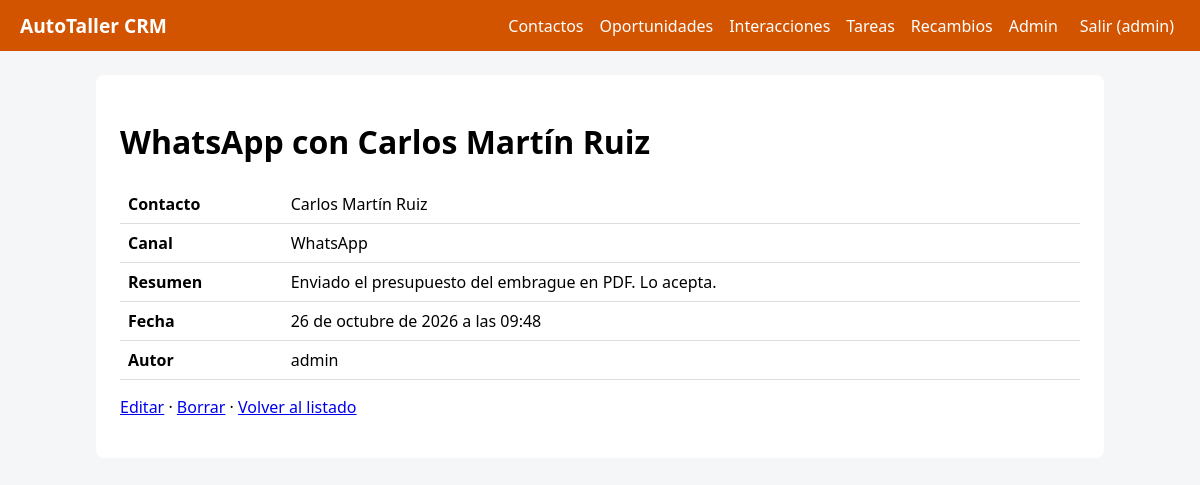
Screenshot of /interacciones/2/ (signed in) with the database file from the repository.
### interacciones/models.py (models this page shows)
class Interaccion(models.Model):
    CANALES = [
        ('llamada', 'Llamada'),
        ('email', 'Email'),
        ('reunion', 'Reunión'),
        ('nota', 'Nota'),
        ('whatsapp', 'WhatsApp'),           # Avisos de "tu coche está listo" y envío de presupuestos
        ('mostrador', 'En mostrador'),      # Cliente que pasa por el taller en persona
    ]
    contacto = models.ForeignKey(
        'contactos.Contacto',
        on_delete=models.CASCADE,
        related_name='interacciones'
    )
    canal = models.CharField(
        max_length=20,
        choices=CANALES,
        default='nota'
    )
    resumen = models.TextField()
    fecha = models.DateTimeField(default=timezone.now)
    autor = models.ForeignKey(
        'auth.User',
        on_delete=models.SET_NULL,
        null=True,
        blank=True
    )
    class Meta:
        ordering = ['-fecha']
        verbose_name_plural = 'interacciones'
    def __str__(self):
        return f'{self.get_canal_display()} con {self.contacto}'

### contactos/models.py (models this page shows, shortened)
class Contacto(models.Model):
    TIPOS = [
        ('particular', 'Cliente particular'),
        ('empresa', 'Empresa / flota'),
        ('proveedor', 'Proveedor de recambios'),   # OJO: el módulo recambios filtra por este valor
        ('aseguradora', 'Aseguradora'),
        ('otro', 'Otro'),
    ]
    nombre = models.CharField(max_length=120)                        # Texto corto. max_length es OBLIGATORIO
    tipo = models.CharField(max_length=20, choices=TIPOS, default='particular')  # choices -> desplegable en formularios
    email = models.EmailField(blank=True)                            # blank=True -> se puede dejar vacío
    telefono = models.CharField(max_length=30, blank=True)           # Teléfono como texto (admite +34, espacios)
    notas = models.TextField(blank=True)                             # Texto largo
    creado = models.DateTimeField(auto_now_add=True)                 # auto_now_add -> fecha de creación automática
    matricula = models.CharField(max_length=15, blank=True, help_text='Ej: 1234 BCD')
    vehiculo = models.CharField('vehículo', max_length=80, blank=True, help_text='Marca y modelo')
    class Meta:
        ordering = ['nombre']              # Orden por defecto. '-campo' = descendente
    def __str__(self):
        return self.nombre                 # Cómo se muestra el objeto en admin, desplegables, títulos

### interacciones/views.py (the view)
# urls.py: path('<int:pk>/', views.detalle, name='detalle'),             # /contactos/3/   (<int:pk> = número entero)
@login_required
def detalle(request, pk):
    objeto = get_object_or_404(Interaccion, pk=pk)
    return render(
        request,
        'core/detalle.html',
        {'objeto': objeto, 'campos': campos_de(objeto), 'ns': 'interacciones'}
    )

### core/context_processors.py (called while the page is built)
def crm(request):
    return {
        'NOMBRE_CRM': settings.NOMBRE_CRM,
        'COLOR': settings.COLOR_PRINCIPAL,
        'modulos': [{'nombre': m.capitalize(), 'url': f'{m}:index'} for m in settings.MODULOS_CRM],
    }

### core/utils.py (called while the page is built)
def campos_de(obj):
    resultado = []
    for f in obj._meta.fields:                 # _meta.fields = todas las columnas del modelo
        if f.name == 'id':                     # Ocultamos el id
            continue
        if f.choices:                          # Si el campo tiene choices, mostramos el texto visible
            valor = getattr(obj, f'get_{f.name}_display')()
        else:
            valor = getattr(obj, f.name)
        if isinstance(valor, bool):            # True/False -> Sí/No
            valor = 'Sí' if valor else 'No'
        elif valor in (None, ''):
            valor = '—'
        resultado.append((str(f.verbose_name).capitalize(), valor))
    return resultado

### core/templates/core/detalle.html
{% extends 'core/base.html' %}
{% block content %}
<h1>{{ objeto }}</h1>
<table>{% for etiqueta, valor in campos %}<tr><th>{{ etiqueta }}</th><td>{{ valor }}</td></tr>{% endfor %}</table>
<p>
 <a href="{% url ns|add:':editar' objeto.pk %}">Editar</a> ·
 <a href="{% url ns|add:':borrar' objeto.pk %}">Borrar</a> ·
 <a href="{% url ns|add:':index' %}">Volver al listado</a>
</p>
{% endblock %}

### core/templates/core/base.html (shortened to what this page needs)
<!doctype html>
<html lang="es"><head><meta charset="utf-8">
</head>
<body>
<nav>
 <a class="marca" href="{% url 'inicio' %}">{{ NOMBRE_CRM }}</a>
 {% for m in modulos %}<a href="{% url m.url %}">{{ m.nombre }}</a>{% endfor %}
 {% if user.is_staff %}<a href="/admin/">Admin</a>{% endif %}
 {% if user.is_authenticated %}
  <form method="post" action="{% url 'logout' %}" style="margin:0">{% csrf_token %}<button>Salir ({{ user.username }})</button></form>
 {% endif %}
</nav>
<main>
 {% block content %}{% endblock %}
</main>
</body></html>

### rows the page displays
Interaccion: canal+contacto "WhatsApp con Carlos Martín Ruiz", campos "Enviado el presupuesto del embrague en PDF. Lo acepta." "26 de octubre de 2026 a las 09:48"
Contacto: etiqueta "Contacto", nombre "Carlos Martín Ruiz"

### other values shown
{{ NOMBRE_CRM }} "AutoTaller CRM"
{{ m.nombre }} "Contactos" "Oportunidades" "Interacciones" "Tareas" "Recambios"
{{ user.username }} "admin"
{{ etiqueta }} "Canal" "Resumen" "Fecha"
{{ valor }} "WhatsApp"
{{ etiqueta }} "Autor"
{{ valor }} "admin"
